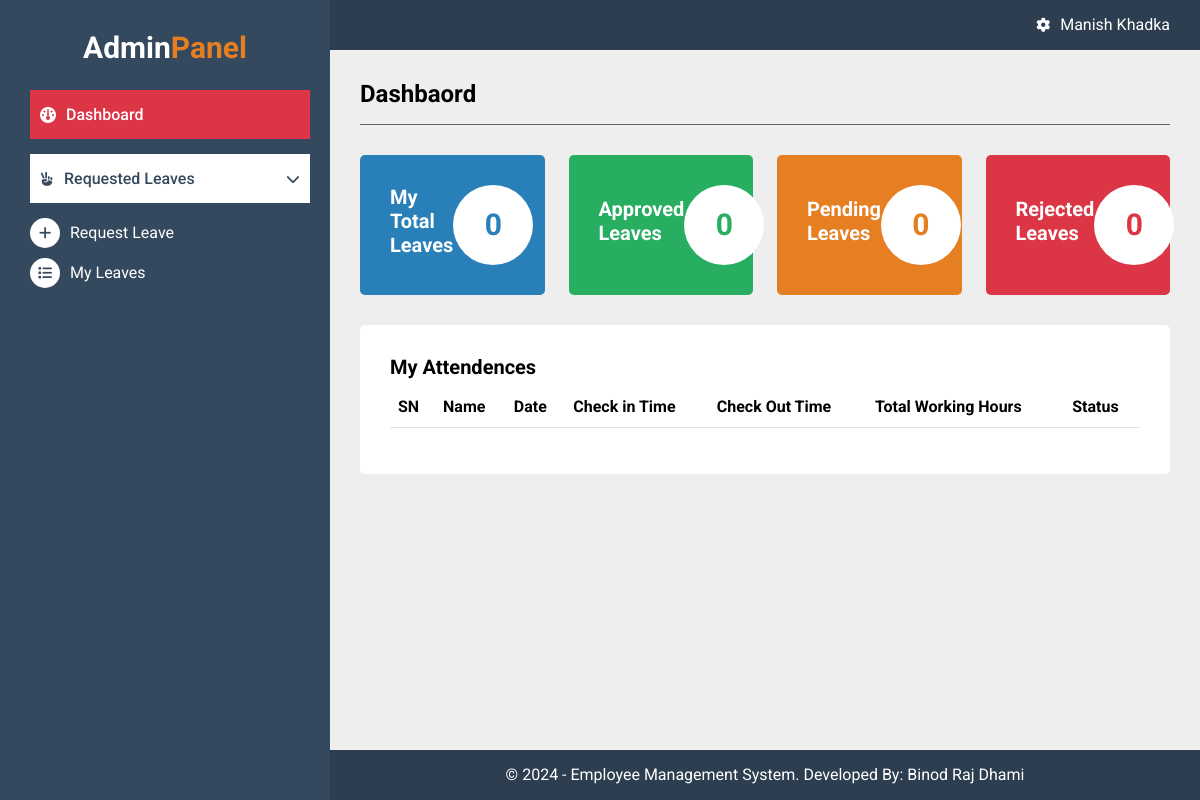
/admin/dashboard.php (signed in), run on an earlier commit of the app's database.
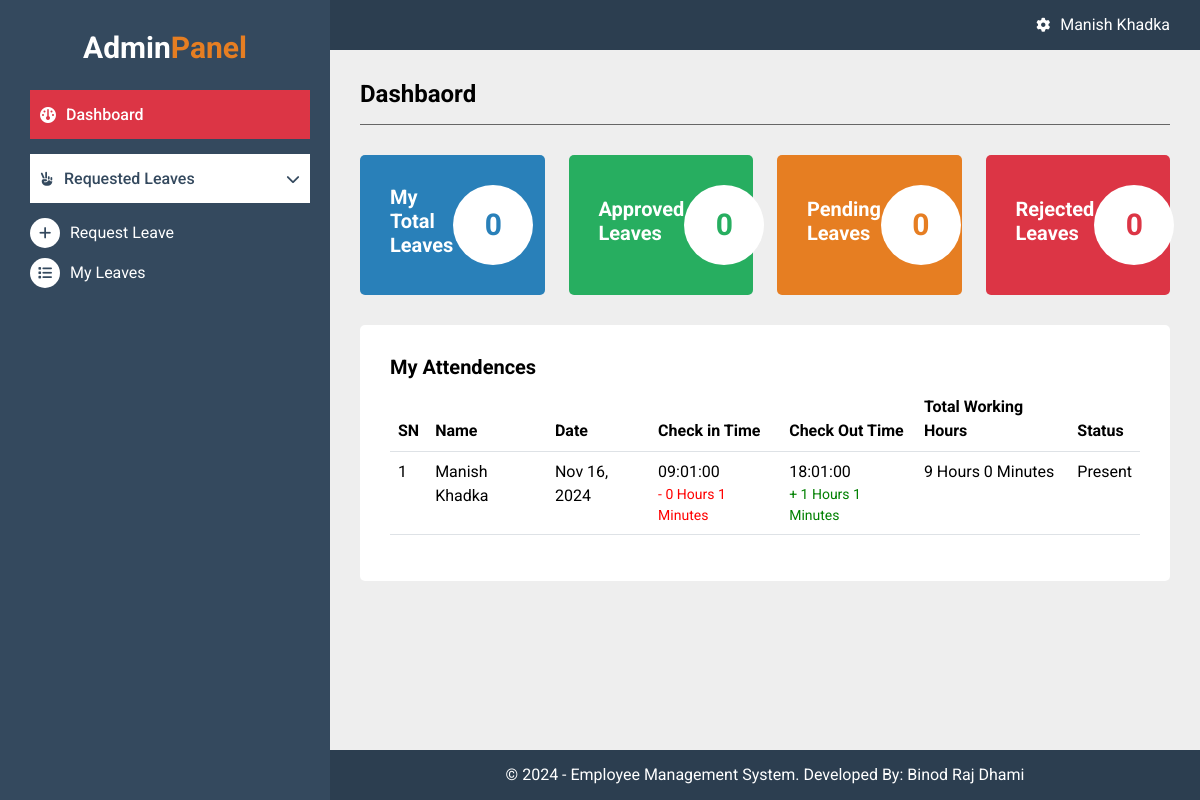
And on a later commit of the database.
### tables this page shows
CREATE TABLE `tbl_attendences` (
  `id` int(11) NOT NULL,
  `employee_id` int(11) NOT NULL,
  `date` date NOT NULL,
  `check_in_time` time DEFAULT NULL,
  `late_time` varchar(255) DEFAULT NULL,
  `check_out_time` time DEFAULT NULL,
  `over_time` varchar(255) DEFAULT NULL,
  `total_working_hours` varchar(255) DEFAULT NULL,
  `status` enum('Present','Absent','On Leave','Partial Day') NOT NULL,
  `remarks` varchar(255) DEFAULT NULL,
  `created_at` datetime NOT NULL DEFAULT current_timestamp(),
  `updated_at` datetime DEFAULT current_timestamp()
);

### admin/dashboard.php (the view, shortened to what the changed rows need)
<?php
include_once("includes/header.php");
?>
<?php if ($_SESSION['role'] == 'Employee') {
    $my_id = $_SESSION['id'];
    $my_attendences = $connection->query("SELECT * FROM tbl_attendences where employee_id=$my_id");
    $my_attendences_list = [];
    while ($data = $my_attendences->fetch_assoc()) {
        $attendence_id = $data['employee_id'];
        $data['employee'] = $connection->query("SELECT * FROM tbl_users where id=$attendence_id")->fetch_assoc()['name'];
        array_push($my_attendences_list, $data);
    }
?>
    <div class="admin-main">
        <div class="heading-panel">
            <h1>Dashbaord</h1>
        </div>
        <div class="row">
            <div class="col-sm-12">
                <div class="body-card-panel body-card-panel-table">
                    <table class="table tableb-bordered">
                        <thead>
                            <tr>
                                <th>SN</th>
                                <th>Name</th>
                                <th>Date</th>
                                <th>Check in Time</th>
                                <th>Check Out Time</th>
                                <th>Total Working Hours</th>
                                <th>Status</th>
                            </tr>
                        </thead>
                        <tbody>
                            <?php foreach ($my_attendences_list as $key => $attendence) { ?>
                                <tr>
                                    <td><?php echo $key + 1; ?></td>
                                    <td><?php echo $attendence['employee']; ?></td>
                                    <td><?php echo date("M d, Y", strtotime($attendence['date'])); ?></td>
                                    <td>
                                        <?php echo $attendence['check_in_time']; ?>
                                        <?php if (!empty($attendence['late_time'])) { ?>
                                            <span style="display:block;color:red; font-size:14px">
                                                - <?php echo $attendence['late_time']; ?>
                                            </span>
                                        <?php } ?>
                                    </td>
                                    <td>
                                        <?php echo $attendence['check_out_time']; ?>
                                        <?php if (!empty($attendence['over_time'])) { ?>
                                            <span style="display:block;color:green; font-size:14px">
                                                + <?php echo $attendence['over_time']; ?>
                                            </span>
                                        <?php } ?>
                                    </td>
                                    <td><?php echo $attendence['total_working_hours']; ?></td>
                                    <td><?php echo $attendence['status']; ?></td>
                                </tr>
                            <?php } ?>
                        </tbody>
                    </table>
                </div>
            </div>
        </div>
    </div>
<?php }  ?>
<?php include_once("includes/footer.php"); ?>

What changed in the data, as far as the page shows it:
added tbl_attendences: employee "Manish Khadka", date "Nov 16, 2024", check_in_time "09:01:00", late_time "0 Hours 1 Minutes", check_out_time "18:01:00", over_time "1 Hours 1 Minutes", total_working_hours "9 Hours 0 Minutes", status "Present"
